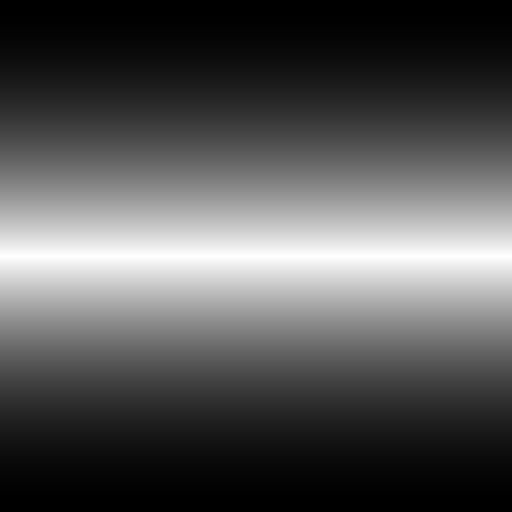
Frame 1 (no input)
Frame 60 (the mouse pressed at the canvas centre just before this capture): identical to frame 1, image omitted
Frame 120 (the mouse held since frame 60 and released just before this capture): identical to frame 1, image omitted

The Processing sketch that drew this single still picture (run headless with seeded random() and noise(); from frame 60 on, the mouse is pressed at the canvas centre):

// Processing sketch: sketch_200418b
// ── sketch_200418b.pde
void setup() {
  size(512, 512);
}

void draw() {
  background(0);
  clear();
  fill(0);

  for (int i = 0; i < 512; ++i) {
    float fk = ((float)i) / 512f;
    float fc = pow(min(1f, fk * 1), 2);
    int c = (int)(fc * 255);
    fill(c);
    stroke(c);
    rect(0, i / 2, 512, 512 - i);
  }
  
  save("sprite.png");
}
